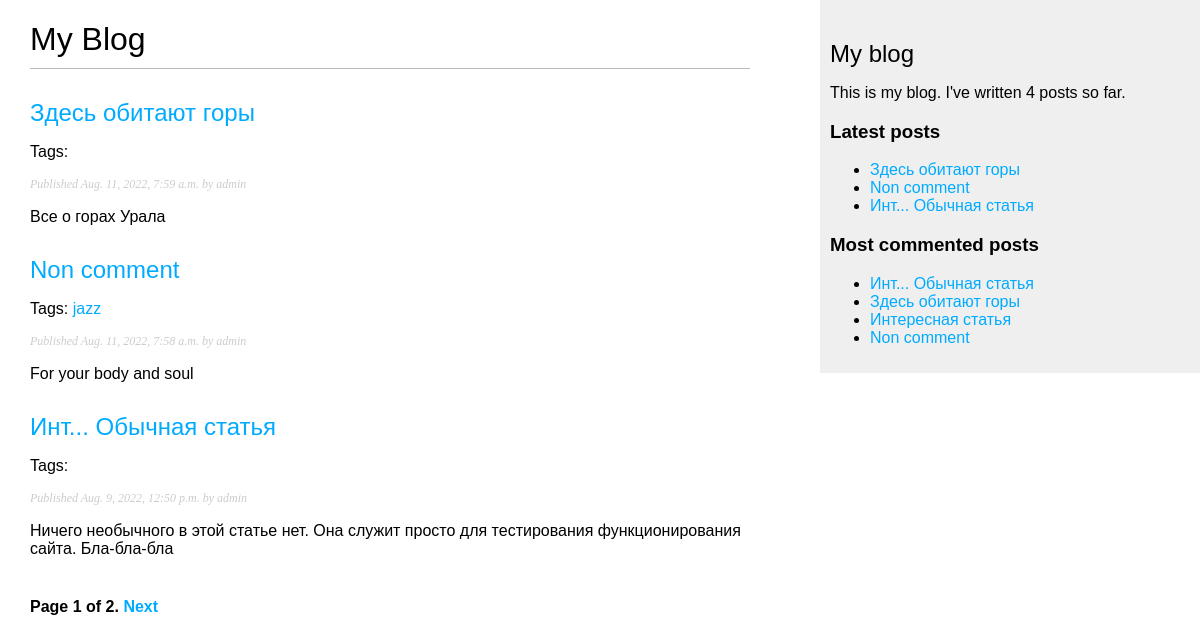
Page /blog/ on the earlier database version.
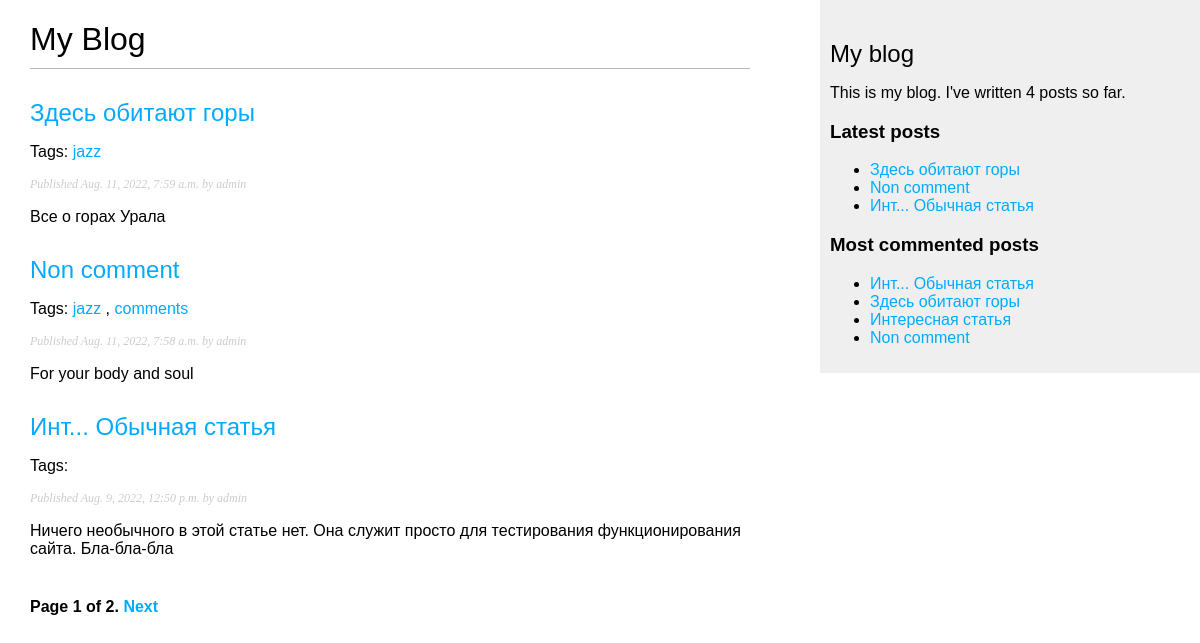
Same page on the later database version.
### blog/models.py (models this page shows, shortened)
class Post(models.Model):
    STATUS_CHOICES = (
        ('draft', 'Draft'),
        ('published', 'Published'),
    )
    title = models.CharField(max_length=250)
    slug = models.SlugField(max_length=250, unique_for_date='publish')
    author = models.ForeignKey(User, on_delete=models.CASCADE,
                               related_name='blog_posts')
    body = models.TextField()
    publish = models.DateTimeField(default=timezone.now)
    created = models.DateTimeField(auto_now_add=True)
    updated = models.DateTimeField(auto_now=True)
    status = models.CharField(max_length=10, choices=STATUS_CHOICES, default='draft')
    objects = models.Manager()
    published = PublishedManager()
    tags = TaggableManager()
    class Meta:
        ordering = ('-publish',)
    def get_absolute_url(self):
        return reverse('blog:post_detail', args=[self.publish.year, self.publish.month, self.publish.day, self.slug])

### blog/views.py (the view)
# urls.py: path('', views.post_list, name='post_list'),
def post_list(request, tag_slug=None):
    object_list = Post.published.all()
    tag = None
    if tag_slug:
        tag = get_object_or_404(Tag, slug=tag_slug)
        object_list = object_list.filter(tags__in=[tag])
    paginator = Paginator(object_list, 3)
    page = request.GET.get('page')
    try:
        posts = paginator.page(page)
    except PageNotAnInteger:
        posts = paginator.page(1)  # Если число не целое - возвращаем 1 страницу
    except EmptyPage:
        posts = paginator.page(paginator.num_pages)  # Если номер страницы больше, чем их количество,
    return render(request, 'blog/post/list.html', {'page': page, 'posts': posts, 'tag': tag})

### blog/models.py (called while the page is built)
    def get_queryset(self):
        return super().get_queryset().filter(status='published')

### blog/templatetags/blog_tags.py (called while the page is built)
@register.simple_tag
def total_posts():
    return Post.published.count()

@register.inclusion_tag('blog/post/latest_posts.html')
def show_latest_posts(count=5):
    latest_posts = Post.published.order_by('-publish')[:count]
    return {'latest_posts': latest_posts}

@register.simple_tag
def get_most_commented_posts(count=5):
    return Post.published.annotate(total_comments=Count('comments'))\
                         .order_by('-total_comments')[:count]

@register.filter(name='markdown')
def markdown_format(text):
    return mark_safe(markdown.markdown(text))

### blog/templates/blog/post/list.html (shortened to what this page needs)
{% extends "blog/base.html" %}
{% load blog_tags %}
{% block content %}
    <h1>My Blog</h1>
    {% for post in posts %}
        <h2>
            <a href="{{ post.get_absolute_url }}">{{ post.title }}</a>
        </h2>
        <p class="tags">
            Tags:
                {% for tag in post.tags.all %}
                    <a href="{% url "blog:post_list_by_tag" tag.slug %}">
                        {{ tag.name }}
                    </a>
                    {% if not forloop.last %}, {% endif %}
                {% endfor %}
        </p>
        <p class="date">Published {{ post.publish }} by {{ post.author }}</p>
        {{ post.body|markdown|truncatewords_html:30 }}
    {% endfor %}
    {% include "pagination.html" with page=posts %}
{% endblock %}

### blog/templates/blog/base.html (shortened to what this page needs)
{% load blog_tags %}
{% load static %}
<!DOCTYPE html>
<html>
<head>
    <link href="{% static "css/blog.css" %}" rel="stylesheet">
</head>
<body>
  <div id="content">
      {% block content %}{% endblock %}
  </div>
  <div id="sidebar">
      <h2>My blog</h2>
      <p>This is my blog. I've written {% total_posts %} posts so far.</p>
      <h3>Latest posts</h3>
      {% show_latest_posts 3 %}
      <h3>Most commented posts</h3>
      {% get_most_commented_posts as most_commented_posts %}
      <ul>
          {% for post in most_commented_posts %}
              <li><a href="{{ post.get_absolute_url }}">{{ post.title }}</a></li>
          {% endfor %}
      </ul>
  </div>
</body>
</html>

### blog/templates/pagination.html (shortened to what this page needs)
<div class="pagination">
    <span class="step-links">
        <span class="current">
            Page {{ page.number }} of {{ page.paginator.num_pages }}.
        </span>
        {% if page.has_next %}
            <a href="?page={{ page.next_page_number }}">Next</a>
        {% endif %}
    </span>
</div>

### blog/templates/blog/post/latest_posts.html
<ul>
    {% for post in latest_posts %}
        <li><a href="{{ post.get_absolute_urs }}">{{ post.title }}</a></li>
    {% endfor %}
</ul>

### blog/static/css/blog.css (style rules this page uses)
body { margin:0; padding:0; font-family:helvetica, sans-serif; }
a { color:#00abff; text-decoration:none; }
h1 { font-weight:normal; border-bottom:1px solid #bbb; padding:0 0 10px 0; }
h2 { font-weight:normal; margin:30px 0 0; }
#content { float:left; width:60%; padding:0 0 0 30px; }
#sidebar { float:right; width:30%; padding:10px; background:#efefef; height:100%; }
p.date { color:#ccc; font-family: georgia, serif; font-size: 12px; font-style: italic; }
.pagination { margin:40px 0; font-weight:bold; }

Differences in the rows shown:
changed Post "Здесь обитают горы": gains Tag (name "jazz")
shown differently, row unchanged: Tag "jazz": now shows ","
changed Post "Non comment": gains Tag (name "comments")
